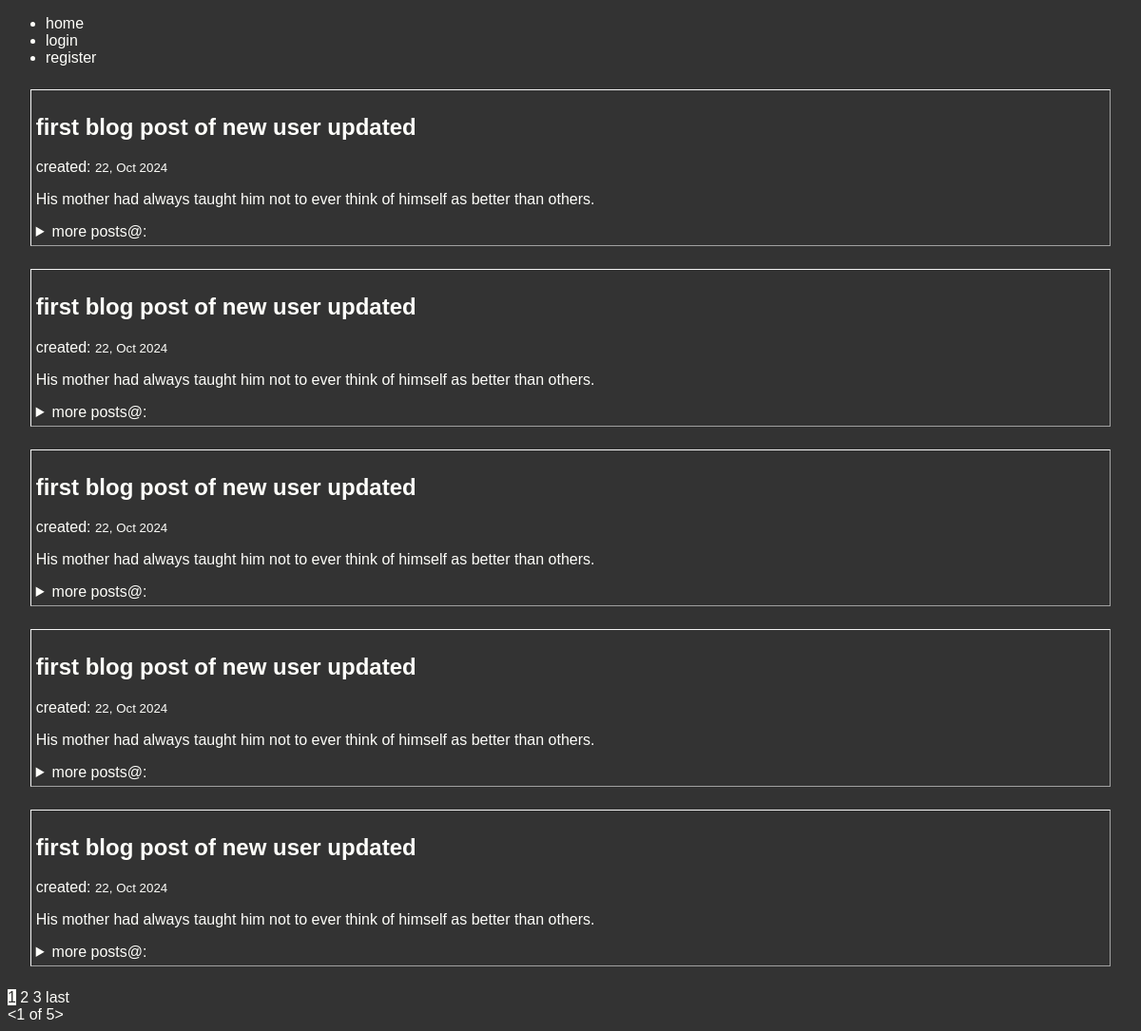
The page / on the database its author committed.
### blog/models.py (models this page shows, shortened)
class Post(models.Model):
    person = models.ForeignKey(User, on_delete=models.CASCADE)
    date = models.DateTimeField(auto_now_add=True)
    subject = models.CharField(max_length=100)
    info = models.TextField()

### blog/views.py (the view)
# urls.py: path('', PostListView.as_view(), name='home'),
class PostListView(ListView):
    model = Post
    template_name = 'blog/index.html'
    context_object_name = 'values'
    ordering = ['-date']
    paginate_by = 5

### blog/templates/blog/index.html (shortened to what this page needs)
{% extends 'blog/base.html' %}
{% block content %}
    {% for val in values %}
        <section class="section">
            <h2><a href="{% url 'detail' val.id %}">{{ val.subject }}</a></h2>
            <p>created: <small>{{ val.date|date:"j, M Y"}}</small></p>
            <p>{{ val.info }}</p>
            <aside>
                <details>
                    <summary>more posts@:</summary>
                </details>
            </aside>
        </section>
    {% endfor %}
    {% if is_paginated %}
        {% for num in page_obj.paginator.page_range %}
        {% if num == page_obj.number %}
            <a href="?page={{ page_obj.number }}"
            style="background-color: #FEFEFA; color: #333;">{{ page_obj.number }}</a>
        {% elif num > page_obj.number|add:"-3" and num < page_obj.number|add:"3" %}
            <a href="?page={{ num }}">{{ num }}</a>
        {% endif %}
        {% endfor %}
        {% if page_obj.has_next %}
            <a href="?page={{ page_obj.paginator.num_pages }}">last</a>
        {% endif %}
        <div>
            {% for num in page_obj.paginator.page_range %}
                {% if num == page_obj.number %}
                    <a href="?page={{ page_obj.number }}">
                        &lt;{{ page_obj.number }} of {{ page_obj.paginator.num_pages }}&gt;
                    </a>
                {% endif %}
            {% endfor %}
        </div>
    {% endif %}
{% endblock content %}

### blog/templates/blog/base.html (shortened to what this page needs)
{% load static %}
<!DOCTYPE html>
<html lang="en">
    <head>
        <link rel="stylesheet" href="{% static 'blog/main.css' %}">
    </head>
    <body>
        <header>
            <ul>
                <li><a href="{% url 'home' %}">home</a></li>
                {% if user.is_authenticated %}
                    <li><a href="{% url 'logout' %}">logout</a></li>
                    <li><a href="{% url 'profile' %}">profile</a></li>
                    <li><a href="{% url 'create' %}">create</a></li>
                {% else %}
                    <li><a href="{% url 'login' %}">login</a></li>
                    <li><a href="{% url 'register' %}">register</a></li>
                {% endif %}
            </ul>
        </header>
        {% block content %}{% endblock content %}
    </body>
</html>

### blog/static/blog/main.css (style rules this page uses)
body { background-color: #333; color: #FEFEFA; font-family: Verdana, Geneva, Tahoma, sans-serif; }
a:any-link { color: #FEFEFA; text-decoration: none; }
.section { border: 1px outset whitesmoke; outline: whitesmoke invert 1px; margin: 2%; padding: 5px; }

### rows shown on the page
Post: subject "first blog post of new user updated", date "22, Oct 2024", info "His mother had always taught him not to ever think of himself as better than others."
Post: subject "first blog post of new user updated", date "22, Oct 2024", info "His mother had always taught him not to ever think of himself as better than others."
Post: subject "first blog post of new user updated", date "22, Oct 2024", info "His mother had always taught him not to ever think of himself as better than others."
Post: subject "first blog post of new user updated", date "22, Oct 2024", info "His mother had always taught him not to ever think of himself as better than others."
Post: subject "first blog post of new user updated", date "22, Oct 2024", info "His mother had always taught him not to ever think of himself as better than others."

### other values the page prints
{{ page_obj.number }} "1"
{{ num }} "2" "3"
{{ page_obj.paginator.num_pages }} "5"
